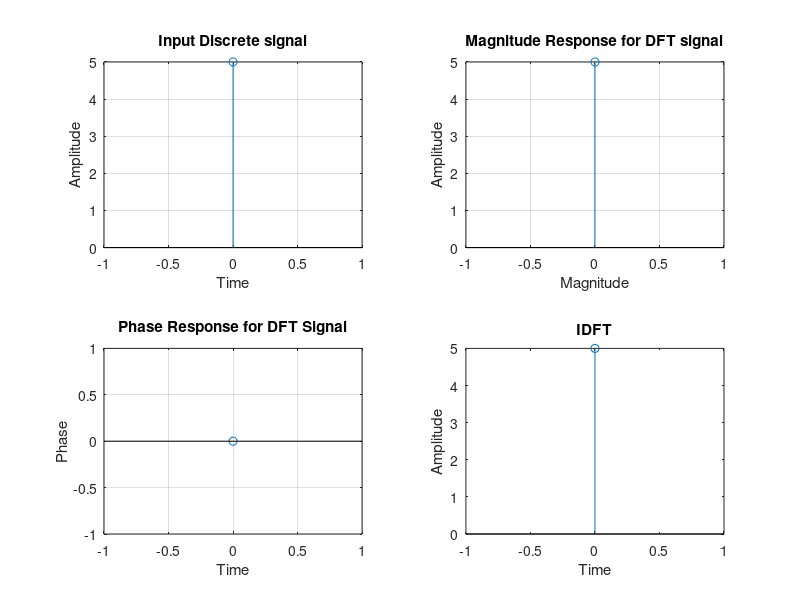

Source code (MATLAB):
% To find DFT or IDFT of given DT signal

% means commnet

clc;
clear all;
close all;
%using predefined input => x=[0 1 2 3]; 
%x=[0 1 2 3];

% This is for input from the useer => x =input("Enter the sequence : ");
x =input("Enter the sequence : ");
N=length(x);

X=zeros(N,1);
for k=0:N-1
    for n=0:N-1
        X(k+1)=X(k+1)+x(n+1)*exp(-j*2*pi*k*n/N);
    end
end
n=0:N-1;
subplot(2,2,1);
stem(n,x);
title("Input Discrete signal");
xlabel("Time");
ylabel("Amplitude");

% it is the Discrete signal 
grid on;

%Magnitide and phase is the output of DFT process
subplot(2,2,2);
stem(n,abs(X));
title("Magnitude Response for DFT signal");
xlabel("Magnitude");
ylabel("Amplitude");
grid on;

subplot(2,2,3);
stem(n,angle(X));
title("Phase Response for DFT Signal");
xlabel("Time");
ylabel("Phase");
grid on;

y=zeros(N,1);
for n=0:N-1
    for k=0:N-1
        y(n+1)=y(n+1)+X(k+1)*1/N*exp(j*2*pi*k*n/N);
    end
end
disp("IDFT is: ");
disp(y);
%IDFT Value is showing through x+iy form

k=0:N-1;
subplot(2,2,4);
stem(k,abs(y));
title("IDFT");
xlabel("Time");
ylabel("Amplitude");
%IDFT signal 
